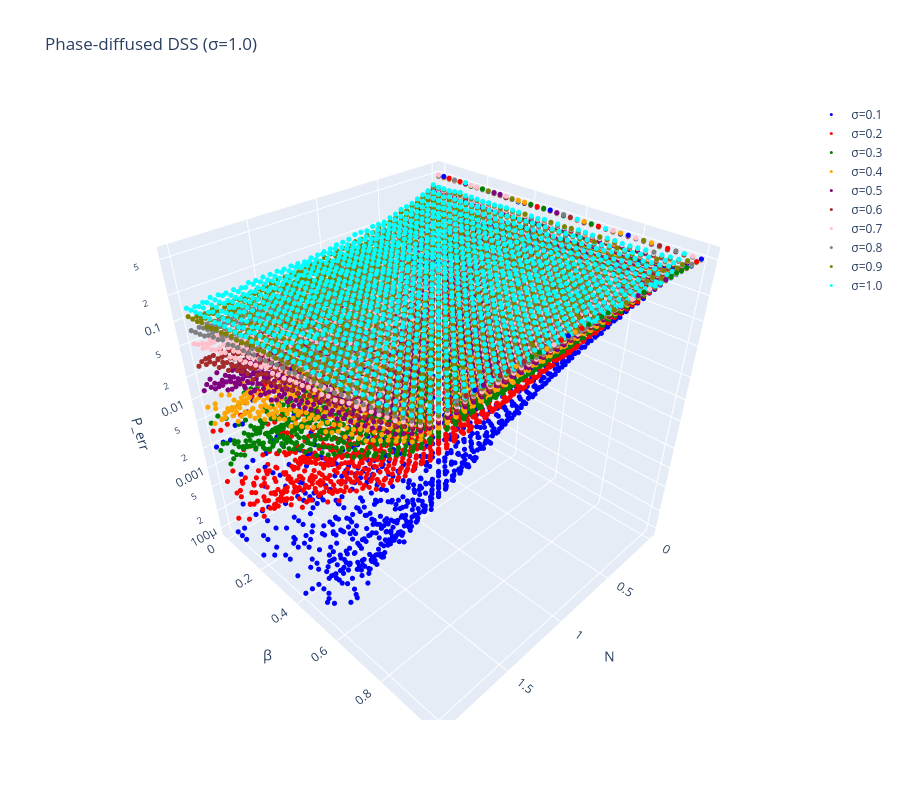

The cell this chart's notebook holds for it:
### Markdown cell above
## Visualize Data

### Code cell
# Flatten grid for scatter points
colors = ["blue", "red", "green", "orange", "purple", "brown", "pink", "gray", "olive", "cyan"]

fig = go.Figure()

sigmas = [0.1, 0.2, 0.3, 0.4, 0.5, 0.6, 0.7, 0.8, 0.9, 1.0]

for i, sigma in enumerate(sigmas):

    data = np.load(f"data/phase_diff/perr_data_phase_diff_dss_N40_b40_S10000_sigma{sigma}.npz")
    N_dss = data["N"]
    beta_dss = data["beta"]
    p_err_dss = data["p_err_dss"]
    sigma_dss = data["sigma"]

    N_grid, beta_grid = np.meshgrid(N_dss, beta_dss, indexing="ij")

    fig.add_trace(
        go.Scatter3d(
            x=N_grid.ravel(),
            y=beta_grid.ravel(),
            z=p_err_dss.ravel(),
            mode="markers",
            marker=dict(
                size=3,
                color=colors[i]
            ),
            name=f"σ={sigma}"
        )
    )

fig.update_layout(
    title=rf"Phase-diffused DSS (σ={sigma_dss})", 
    scene=dict(xaxis_title="N", yaxis_title=r"β", 
               zaxis=dict(title="P_err", type='log'),
               aspectmode="cube"), 
               width=900, height=800)

fig.show()

### Figure 1 — Plotly figure (JSON) as saved in the notebook; plotly's stock layout.template omitted (floating-point values rounded to 4 significant figures; data arrays with more than 128 entries replaced by an {"elided": "..."} marker saying what was removed)
{"data": [{"marker": {"color": "blue", "size": 3}, "mode": "markers", "name": "σ=0.1", "type": "scatter3d", "x": {"elided": "1600 float values"}, "y": {"elided": "1600 float values"}, "z": {"elided": "1600 float values"}}, {"marker": {"color": "red", "size": 3}, "mode": "markers", "name": "σ=0.2", "type": "scatter3d", "x": {"elided": "1600 float values"}, "y": {"elided": "1600 float values"}, "z": {"elided": "1600 float values"}}, {"marker": {"color": "green", "size": 3}, "mode": "markers", "name": "σ=0.3", "type": "scatter3d", "x": {"elided": "1600 float values"}, "y": {"elided": "1600 float values"}, "z": {"elided": "1600 float values"}}, {"marker": {"color": "orange", "size": 3}, "mode": "markers", "name": "σ=0.4", "type": "scatter3d", "x": {"elided": "1600 float values"}, "y": {"elided": "1600 float values"}, "z": {"elided": "1600 float values"}}, {"marker": {"color": "purple", "size": 3}, "mode": "markers", "name": "σ=0.5", "type": "scatter3d", "x": {"elided": "1600 float values"}, "y": {"elided": "1600 float values"}, "z": {"elided": "1600 float values"}}, {"marker": {"color": "brown", "size": 3}, "mode": "markers", "name": "σ=0.6", "type": "scatter3d", "x": {"elided": "1600 float values"}, "y": {"elided": "1600 float values"}, "z": {"elided": "1600 float values"}}, {"marker": {"color": "pink", "size": 3}, "mode": "markers", "name": "σ=0.7", "type": "scatter3d", "x": {"elided": "1600 float values"}, "y": {"elided": "1600 float values"}, "z": {"elided": "1600 float values"}}, {"marker": {"color": "gray", "size": 3}, "mode": "markers", "name": "σ=0.8", "type": "scatter3d", "x": {"elided": "1600 float values"}, "y": {"elided": "1600 float values"}, "z": {"elided": "1600 float values"}}, {"marker": {"color": "olive", "size": 3}, "mode": "markers", "name": "σ=0.9", "type": "scatter3d", "x": {"elided": "1600 float values"}, "y": {"elided": "1600 float values"}, "z": {"elided": "1600 float values"}}, {"marker": {"color": "cyan", "size": 3}, "mode": "markers", "name": "σ=1.0", "type": "scatter3d", "x": {"elided": "1600 float values"}, "y": {"elided": "1600 float values"}, "z": {"elided": "1600 float values"}}], "layout": {"height": 800, "scene": {"aspectmode": "cube", "xaxis": {"title": {"text": "N"}}, "yaxis": {"title": {"text": "β"}}, "zaxis": {"title": {"text": "P_err"}, "type": "log"}}, "title": {"text": "Phase-diffused DSS (σ=1.0)"}, "width": 900}}
